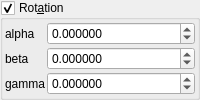
    <widget class="MyGroupBox" name="groupCheck_transf_rotation_enabled">
     <property name="title">
      <string>Rot&amp;ation</string>
     </property>
     <property name="checkable">
      <bool>true</bool>
     </property>
     <layout class="QVBoxLayout" name="verticalLayout_8" stretch="0">
      <property name="spacing">
       <number>2</number>
      </property>
      <property name="leftMargin">
       <number>2</number>
      </property>
      <property name="topMargin">
       <number>2</number>
      </property>
      <property name="rightMargin">
       <number>2</number>
      </property>
      <property name="bottomMargin">
       <number>2</number>
      </property>
      <item>
       <layout class="QGridLayout" name="gridLayout_10" columnstretch="0,1">
        <property name="spacing">
         <number>2</number>
        </property>
        <item row="1" column="1">
         <widget class="MyDoubleSpinBox" name="spinboxd3_transf_rotation_x">
          <property name="sizePolicy">
           <sizepolicy hsizetype="Minimum" vsizetype="Maximum">
            <horstretch>0</horstretch>
            <verstretch>0</verstretch>
           </sizepolicy>
          </property>
          <property name="prefix">
           <string/>
          </property>
          <property name="suffix">
           <string/>
          </property>
          <property name="decimals">
           <number>6</number>
          </property>
          <property name="minimum">
           <double>-36000.000000000000000</double>
          </property>
          <property name="maximum">
           <double>36000.000000000000000</double>
          </property>
          <property name="singleStep">
           <double>1.000000000000000</double>
          </property>
         </widget>
        </item>
        <item row="3" column="1">
         <widget class="MyDoubleSpinBox" name="spinboxd3_transf_rotation_z">
          <property name="sizePolicy">
           <sizepolicy hsizetype="Minimum" vsizetype="Maximum">
            <horstretch>0</horstretch>
            <verstretch>0</verstretch>
           </sizepolicy>
          </property>
          <property name="prefix">
           <string/>
          </property>
          <property name="suffix">
           <string/>
          </property>
          <property name="decimals">
           <number>6</number>
          </property>
          <property name="minimum">
           <double>-36000.000000000000000</double>
          </property>
          <property name="maximum">
           <double>36000.000000000000000</double>
          </property>
          <property name="singleStep">
           <double>1.000000000000000</double>
          </property>
         </widget>
        </item>
        <item row="1" column="0">
         <widget class="QLabel" name="label_35">
          <property name="text">
           <string notr="true">alpha</string>
          </property>
         </widget>
        </item>
        <item row="3" column="0">
         <widget class="QLabel" name="label_36">
          <property name="text">
           <string notr="true">gamma</string>
          </property>
         </widget>
        </item>
        <item row="2" column="1">
         <widget class="MyDoubleSpinBox" name="spinboxd3_transf_rotation_y">
          <property name="sizePolicy">
           <sizepolicy hsizetype="Minimum" vsizetype="Maximum">
            <horstretch>0</horstretch>
            <verstretch>0</verstretch>
           </sizepolicy>
          </property>
          <property name="prefix">
           <string/>
          </property>
          <property name="suffix">
           <string/>
          </property>
          <property name="decimals">
           <number>6</number>
          </property>
          <property name="minimum">
           <double>-36000.000000000000000</double>
          </property>
          <property name="maximum">
           <double>36000.000000000000000</double>
          </property>
          <property name="singleStep">
           <double>1.000000000000000</double>
          </property>
         </widget>
        </item>
        <item row="2" column="0">
         <widget class="QLabel" name="label_34">
          <property name="text">
           <string notr="true">beta</string>
          </property>
         </widget>
        </item>
       </layout>
      </item>
     </layout>
    </widget>
